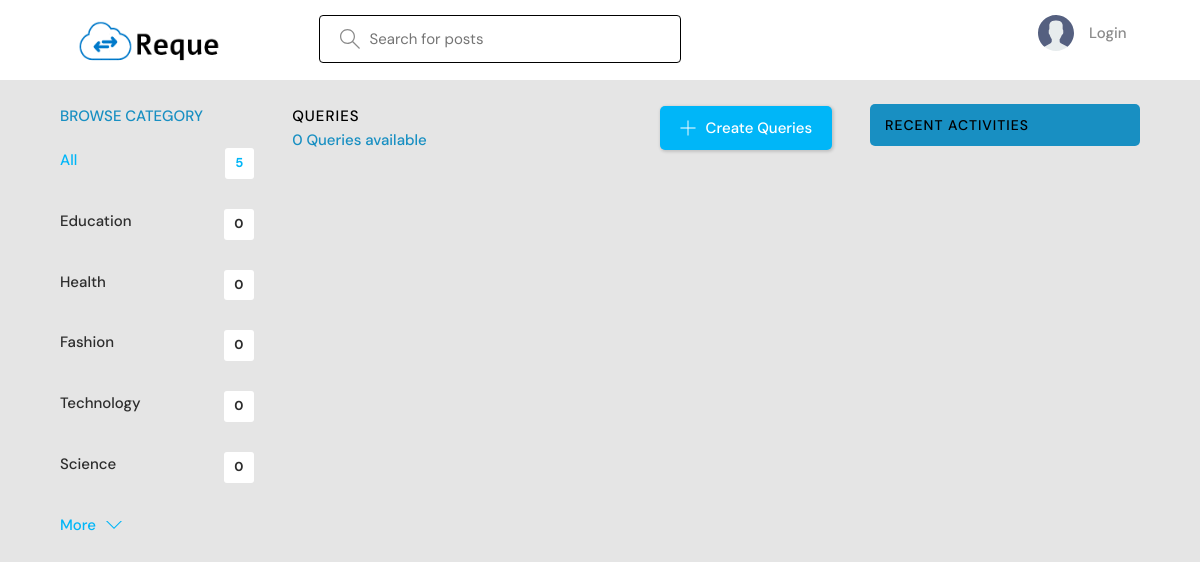
Before: / with the older database file.
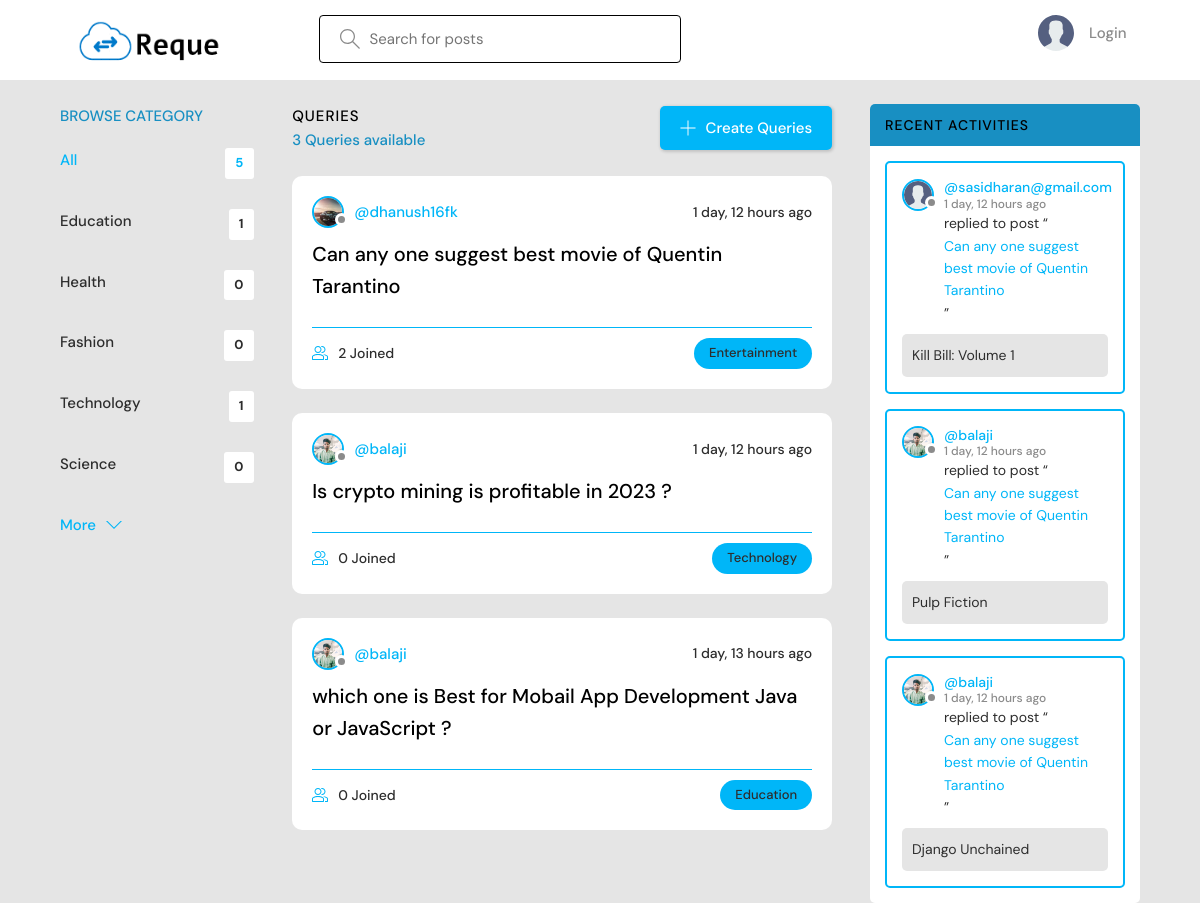
After: the same page with the newer database file.
### base/models.py (models this page shows, shortened)
class Topic(models.Model):
    name = models.CharField(max_length=200)

class Room(models.Model):
    host = models.ForeignKey(User, on_delete=models.SET_NULL, null=True)
    topic = models.ForeignKey(Topic, on_delete=models.SET_NULL, null=True)
    name = models.CharField(max_length=200)
    description = models.TextField(null=True, blank=True)
    participants = models.ManyToManyField(User, related_name='participants', blank=True)
    updated = models.DateTimeField(auto_now=True)
    created = models.DateTimeField(auto_now_add=True)
    class Meta:
        ordering = ['-updated', '-created']
    def __str__(self):
        return self.name

class User(AbstractUser):
    username = models.CharField(max_length=200,unique=True, null=True)
    name = models.CharField(max_length=200, null=True)
    email = models.EmailField(unique=True, null=True)
    bio = models.TextField(null=True)
    avatar = models.ImageField(null=True, default="avatar.svg")
    USERNAME_FIELD = 'email'
    REQUIRED_FIELDS = ['username']

class Message(models.Model):
    user = models.ForeignKey(User, on_delete=models.CASCADE)
    room = models.ForeignKey(Room, on_delete=models.CASCADE)
    body = models.TextField()
    updated = models.DateTimeField(auto_now=True)
    created = models.DateTimeField(auto_now_add=True)
    class Meta:
        ordering = ['-updated', '-created']

### base/views.py (the view)
# urls.py: path('', views.home, name="home"),
def home(request):
    q = request.GET.get('q') if request.GET.get('q') != None else ''
    rooms = Room.objects.filter(
        Q(topic__name__icontains=q) |
        Q(name__icontains=q) |
        Q(description__icontains=q)
    )
    topics = Topic.objects.all()[0:5]
    room_count = rooms.count()
    room_messages = Message.objects.filter(
        Q(room__topic__name__icontains=q))[0:3]
    context = {'rooms': rooms, 'topics': topics,
               'room1_count': room_count, 'room_messages': room_messages}
    return render(request, 'base/home.html', context)

### base/templates/base/home.html (shortened to what this page needs)
{% extends 'main.html' %}
{% block content %}
<main class="layout layout--3">
  <div class="container">
    {% include 'base/topics_component.html' %}
    <div class="roomList">
      <div class="roomList__header">
        <div>
          <h2>Queries</h2>
          <p>{{room1_count}} Queries available</p>
        </div>
        <a class="btn btn--main" href="{% url 'create-room' %}">
          <svg version="1.1" xmlns="http://www.w3.org/2000/svg" width="32" height="32" viewBox="0 0 32 32">
            <title>add</title>
            <path
              d="M16.943 0.943h-1.885v14.115h-14.115v1.885h14.115v14.115h1.885v-14.115h14.115v-1.885h-14.115v-14.115z">
            </path>
          </svg>
          Create Queries
        </a>
      </div>
      {% include 'base/feed_component.html' %}
    </div>
    {% include 'base/activity_component.html' %}
  </div>
</main>
{% endblock %}

### base/templates/base/topics_component.html
<div class="topics">
    <div class="topics__header">
        <h2>Browse Category</h2>
    </div>
    <ul class="topics__list">
        <li>
            <a href="{% url 'home' %}" class="active">All <span>{{topics.count}}</span></a>
        </li>
        {% for topic in topics %}
        <li>
            <a href="{% url 'home' %}?q={{topic.name}}">{{topic.name}}<span>{{topic.room_set.all.count}}</span></a>
        </li>
        {% endfor %}
    </ul>
    <a class="btn btn--link" href="{% url 'topics' %}">
        More
        <svg version="1.1" xmlns="http://www.w3.org/2000/svg" width="32" height="32" viewBox="0 0 32 32">
            <title>chevron-down</title>
            <path d="M16 21l-13-13h-3l16 16 16-16h-3l-13 13z"></path>
        </svg>
    </a>
</div>

### base/templates/base/feed_component.html (shortened to what this page needs)
{% for room in rooms %}
<div class="roomListRoom">
    <div class="roomListRoom__header">
        <a href="{% url 'user-profile' room.host.id %}" class="roomListRoom__author">
            <div class="avatar avatar--small">
                <img src="{{room.host.avatar.url}}" />
            </div>
            <span>@{{room.host.username}}</span>
        </a>
        <div class="roomListRoom__actions">
            <span>{{room.created|timesince}} ago</span>
        </div>
    </div>
    <div class="roomListRoom__content">
        <a href="{% url 'room' room.id %}">{{room.name}}</a>
    </div>
    <div class="roomListRoom__meta">
        <a href="{% url 'room' room.id %}" class="roomListRoom__joined">
            {{room.participants.all.count}} Joined
        </a>
        <p class="roomListRoom__topic">{{room.topic.name}}</p>
    </div>
</div>
{% endfor %}

### base/templates/base/activity_component.html (shortened to what this page needs)
<div class="activities">
    <div class="activities__header">
        <h2>Recent Activities</h2>
    </div>
    {% for message in room_messages %}
    <div class="activities__box">
        <div class="activities__boxHeader roomListRoom__header">
            <a href="{% url 'user-profile' message.user.id %}" class="roomListRoom__author">
                <div class="avatar avatar--small">
                    <img src="{{message.user.avatar.url}}" />
                </div>
                <p>
                    @{{message.user.username}}
                    <span>{{message.created|timesince}} ago</span>
                </p>
            </a>
        </div>
        <div class="activities__boxContent">
            <p>replied to post “<a href="{% url 'room' message.room.id %}">{{message.room}}</a>”</p>
            <div class="activities__boxRoomContent">{{message.body}}</div>
        </div>
    </div>
    {% endfor %}
</div>

Changed rows visible on the page:
computed for Topic "Education": room_set.all.count "0" → "1"
computed for Topic "Technology": room_set.all.count "0" → "1"
added Room: host.avatar (picture), host.username "dhanush16fk", created "1 day, 12 hours", name "Can any one suggest best movie of Quentin Tarantino", participants.all.count "2", topic.name "Entertainment"
added Room: host.avatar (picture), host.username "balaji", created "1 day, 12 hours", name "Is crypto mining is profitable in 2023 ?", participants.all.count "0", topic.name "Technology"
added Room: host.avatar (picture), host.username "balaji", created "1 day, 13 hours", name "which one is Best for Mobail App Development Java or JavaScript ?", participants.all.count "0", topic.name "Education"
added Message: user.avatar (placeholder picture), user.username "sasidharan@gmail.com", created "1 day, 12 hours", room "Can any one suggest best movie of Quentin Tarantino", body "Kill Bill: Volume 1"
added Message: user.avatar (picture), user.username "balaji", created "1 day, 12 hours", room "Can any one suggest best movie of Quentin Tarantino", body "Pulp Fiction"
added Message: user.avatar (picture), user.username "balaji", created "1 day, 12 hours", room "Can any one suggest best movie of Quentin Tarantino", body "Django Unchained"
Other visible differences:
{{ room1_count }}: "0" → "3"
